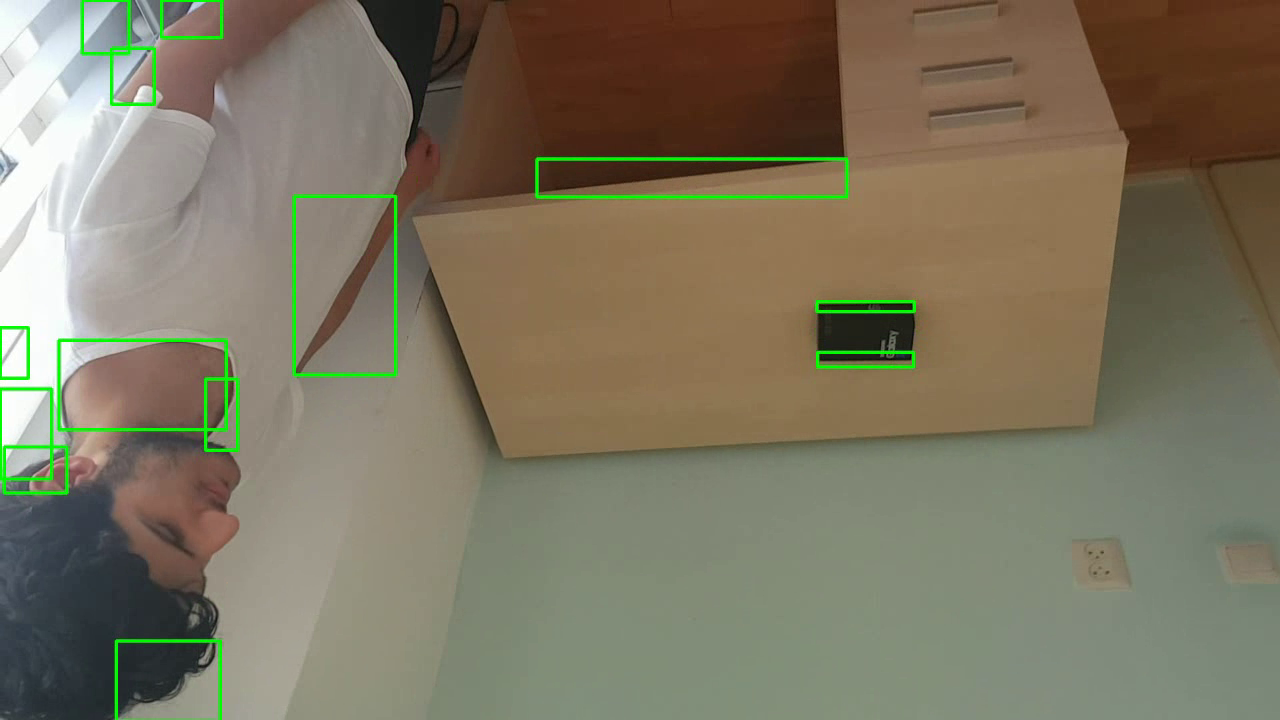
#> input picture frame 11 of output.avi, 1280 x 720 px, given in place of Vid.mp4, which was not available
$ python 'motion_detection 2.py'
#> lines starting #> are read from the running program, lines starting #| are printed output that depends on the picture; after the words box and inside, x2 and y2 are one past the last pixel; in counts of white or black regions, pixels touching at a corner belong together; pictures that were not available may be replaced by others from this repository, and a replacement may not be noted
import cv2
import numpy as np
#import win32api

cap = cv2.VideoCapture('Vid.mp4')
#face_cascade = cv2.CascadeClassifier('haarcascade_profileface.xml')
frame_width = int( cap.get(cv2.CAP_PROP_FRAME_WIDTH))

frame_height =int( cap.get( cv2.CAP_PROP_FRAME_HEIGHT))

fourcc = cv2.VideoWriter_fourcc('X','V','I','D')

out = cv2.VideoWriter("output.avi", fourcc, 5.0, (1280,720))

ret, frame1 = cap.read()
#> frame1 is the input picture: shape (720, 1280, 3); mean B, G, R 97.2, 118, 124.4
ret, frame2 = cap.read()
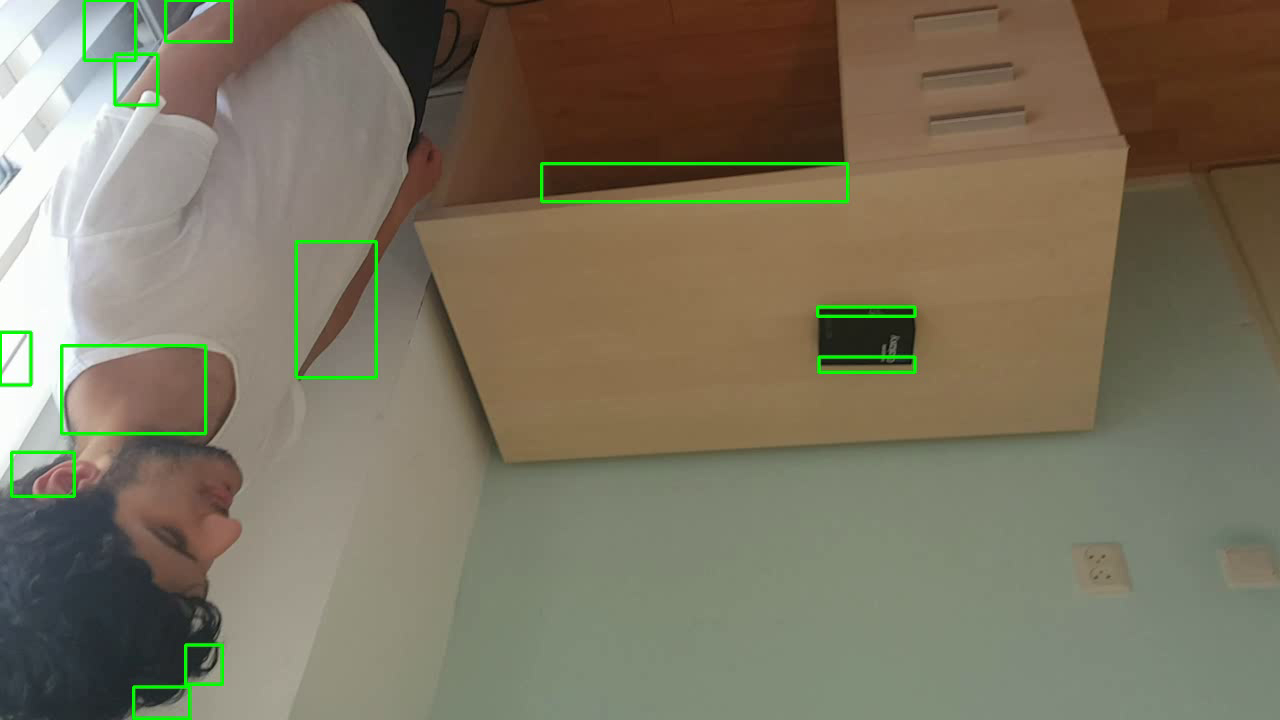
#> input picture frame 12 of output.avi, 1280 x 720 px, given in place of Vid.mp4, which was not available
#> frame2 is the input picture: shape (720, 1280, 3); mean B, G, R 95.8, 116.1, 123.3
print(frame1.shape)
#| (720, 1280, 3)
while cap.isOpened():
    try:
        diff = cv2.absdiff(frame1, frame2)
        #gray scale
        gray = cv2.cvtColor(diff, cv2.COLOR_BGR2GRAY)
        blur = cv2.GaussianBlur(gray, (5,5), 0)
        _, thresh = cv2.threshold(blur, 50, 255, cv2.THRESH_BINARY)
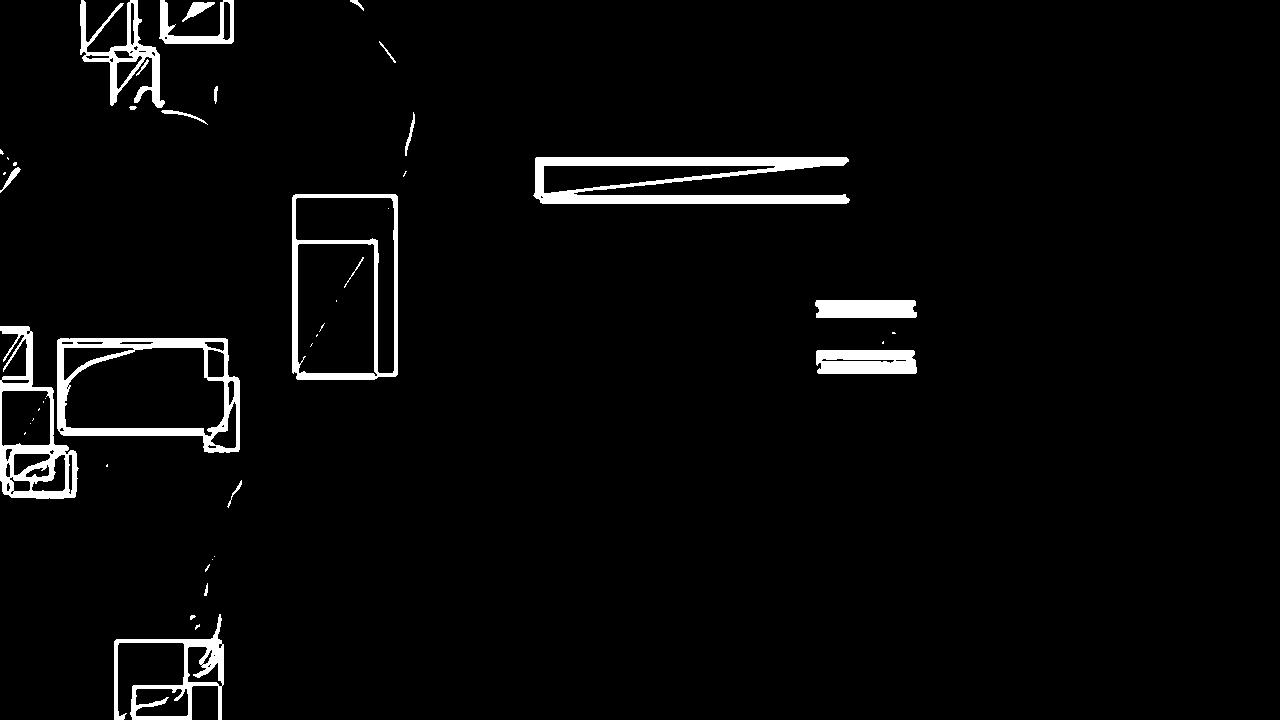
#> thresh: shape (720, 1280); 3.4% white; 45 white regions (23 under 20 px), largest, box (x1, y1, x2, y2) and area: (533, 157, 850, 204) 6883, (57, 338, 240, 453) 5085, (0, 326, 79, 499) 3957
        dilated = cv2.dilate(thresh, None, iterations=2)
#> dilated: shape (720, 1280); 5.8% white; 30 white regions
        contours, _ = cv2.findContours(dilated, cv2.RETR_TREE, cv2.CHAIN_APPROX_SIMPLE)
#> contours = 55 contours, 1 with area under 20; largest, box (x1, y1, x2, y2) and area: (0, 324, 242, 501) 28366, (290, 192, 400, 382) 20506, (531, 155, 852, 206) 12118, (66, 349, 223, 427) 10018, (299, 245, 373, 372) 9100

        '''faces = face_cascade.detectMultiScale(gray, 1.1, 4)

        for (x, y, w, h) in faces:
            cv2.rectangle(cap, (x, y), (x+w, y+h), (255, 255, 0), 3)'''

        for contour in contours:

            (x, y, w, h) = cv2.boundingRect(contour)

            if cv2.contourArea(contour) < 900:
                continue
            #cv2.rectangle(frame1, (x, y), (x+w, y+h), (0, 255, 0), 3)
            cv2.rectangle(frame1,(40,200),(x+w,y+h),(255,0,255),3),
            cv2.putText(frame1, "".format(), (x, y), cv2.FONT_HERSHEY_SIMPLEX,
            1, (0, 0, 255), 3)
            cv2.putText(frame1, "".format(), (10, 20), cv2.FONT_HERSHEY_SIMPLEX,
                       1, (0, 0, 255), 3)
#> this loop made 55 passes
#> (x, y, w, h) on passes 1 to 8: (193, 622, 9, 10), (188, 613, 10, 9), (112, 612, 114, 108), (137, 694, 50, 21), (137, 690, 34, 13), (189, 677, 7, 4), (201, 669, 16, 12), (189, 648, 16, 25)
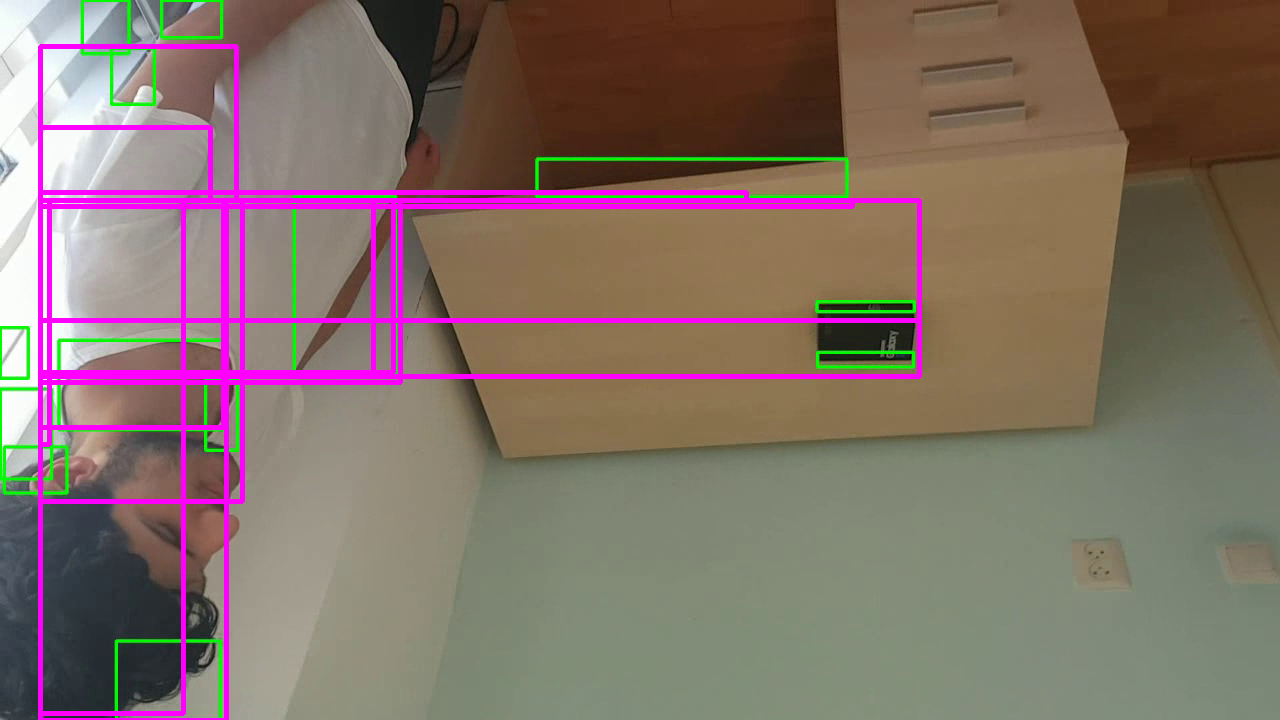
#> frame1: shape (720, 1280, 3); 4.8% of pixels changed, all inside (x1, y1, x2, y2) = (38, 44, 922, 720)
        #cv2.drawContours(frame1, contours, -1, (0, 255, 0), 2)
        image = cv2.resize(frame1, (1280,720))
        out.write(image)
        cv2.namedWindow("vid", cv2.WINDOW_AUTOSIZE)
        cv2.imshow("vid", cv2.flip(frame1, 0))
        frame1 = frame2
        ret, frame2 = cap.read()
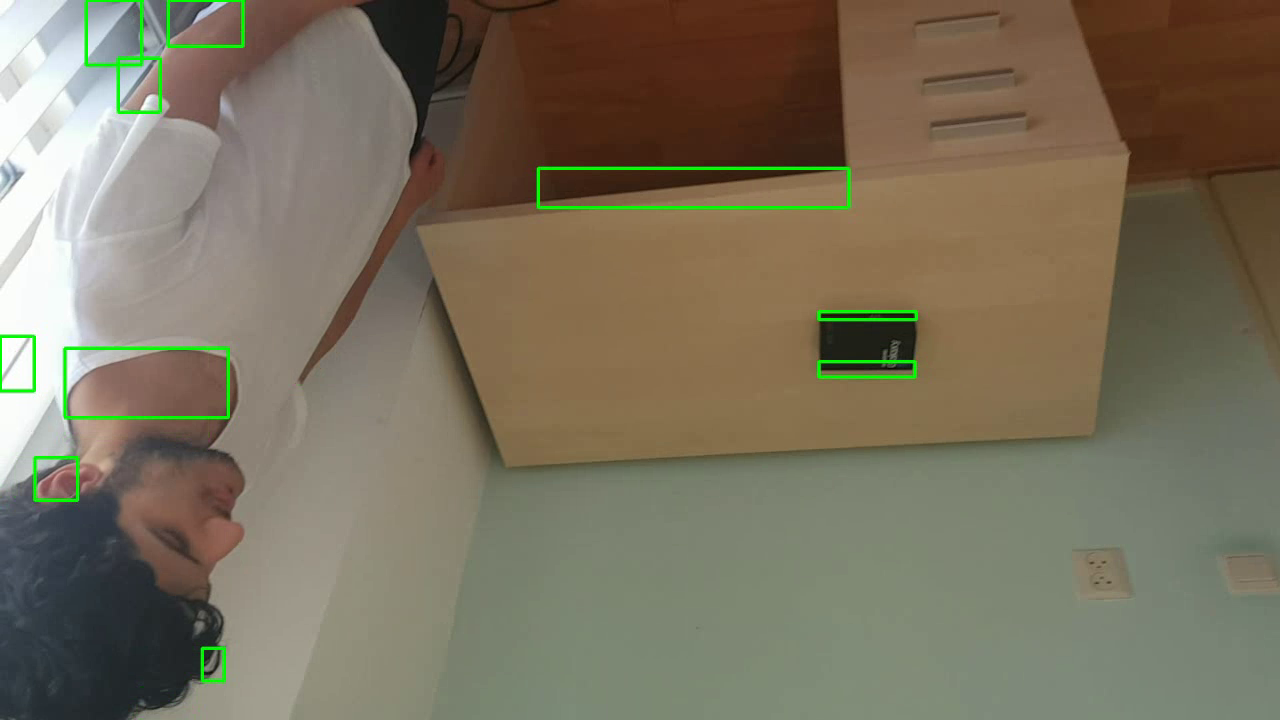
#> input picture frame 13 of output.avi, 1280 x 720 px, given in place of Vid.mp4, which was not available
#> frame2 is the input picture: shape (720, 1280, 3); mean B, G, R 93.8, 113.4, 121.4

        if cv2.waitKey(40) == 27:
#> (key Esc is pressed here)
            break
    except:
        cv2.destroyAllWindows()
        cap.release()
        out.release()
        #win32api.MessageBox(0,'Video Finished','Done!')

cv2.destroyAllWindows()
cap.release()
out.release()

$ run again, starting later in the video
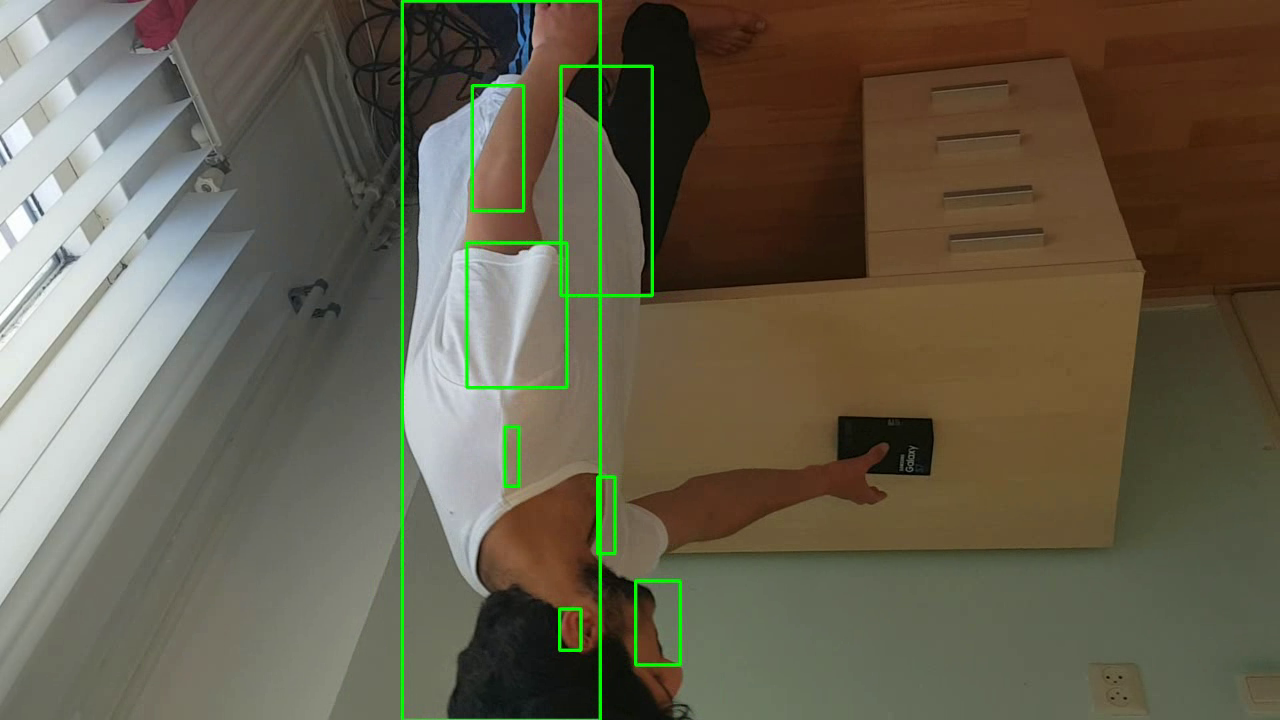
#> input picture frame 53 of output.avi, 1280 x 720 px, given in place of Vid.mp4, which was not available
#> frame1 is the input picture: shape (720, 1280, 3); mean B, G, R 77, 95.4, 101.5
#| (720, 1280, 3)
#> `_, thresh = cv2.threshold(blur, 50, 255, cv2.THRESH_BINARY)`:
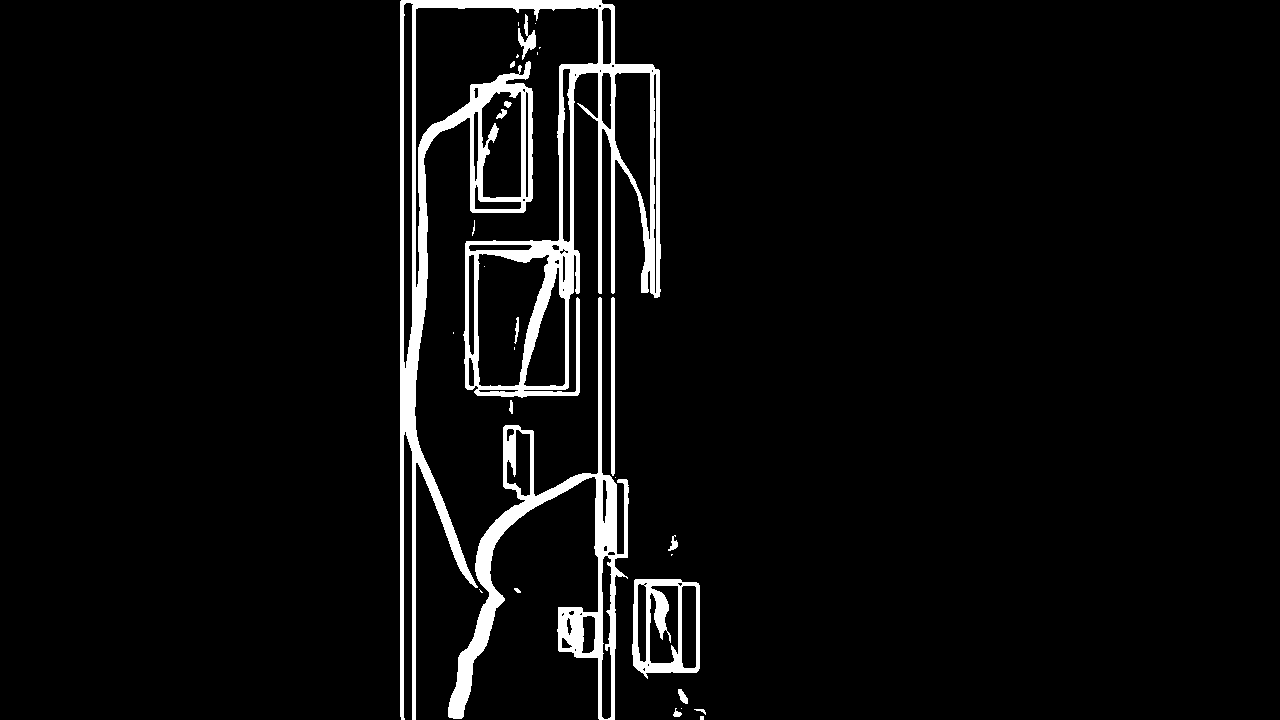
#> thresh: shape (720, 1280); 4.9% white; 29 white regions (13 under 20 px), largest, box (x1, y1, x2, y2) and area: (400, 0, 661, 720) 29702, (448, 297, 629, 720) 10961, (632, 579, 700, 679) 2919
#> dilated: shape (720, 1280); 8.2% white; 9 white regions
#> contours = 42 contours, 5 with area under 20; largest, box (x1, y1, x2, y2) and area: (398, 0, 663, 720) 134718, (416, 9, 598, 572) 48820, (630, 577, 702, 681) 6730, (479, 256, 546, 385) 6076, (616, 74, 649, 210) 3134
#> the loop `for contour in contours: ` made 42 passes
#> (x, y, w, h) on passes 1 to 8: (692, 707, 16, 13), (671, 687, 19, 32), (512, 586, 11, 9), (630, 577, 72, 104), (651, 624, 21, 38), (652, 602, 3, 6), (683, 587, 12, 80), (658, 587, 19, 59)
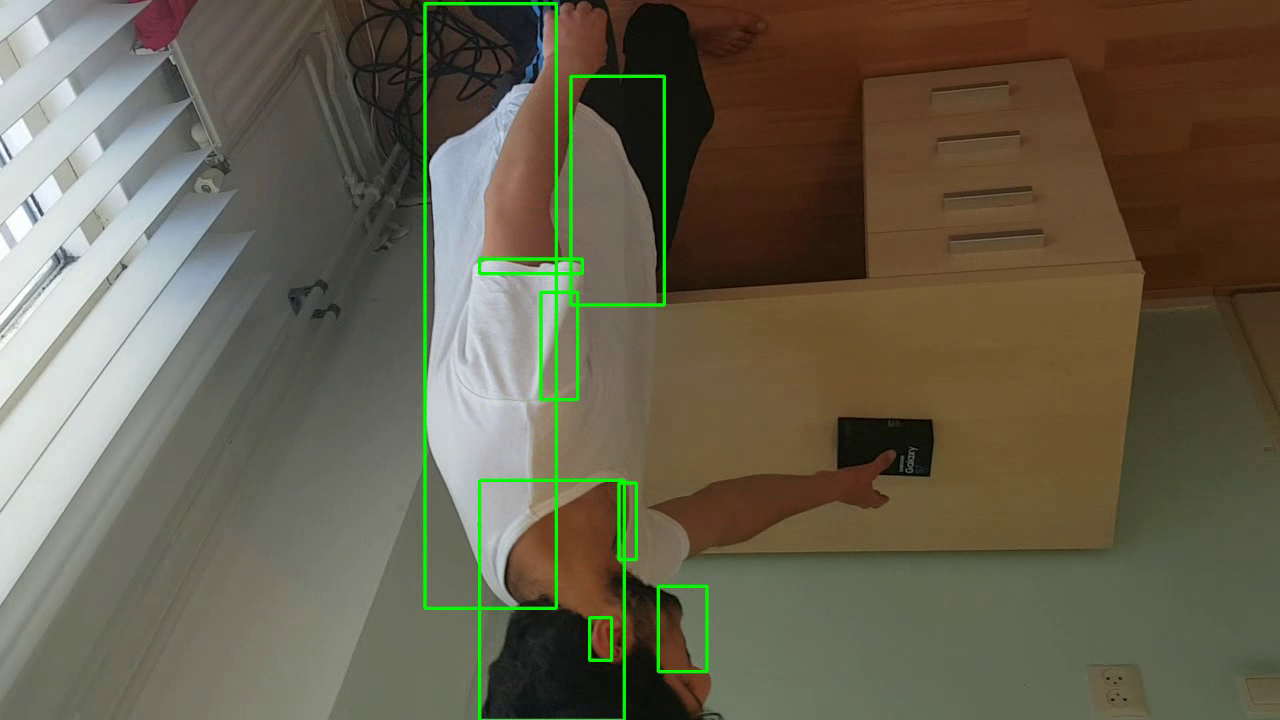
#> input picture frame 55 of output.avi, 1280 x 720 px, given in place of Vid.mp4, which was not available
#> frame2 is the input picture: shape (720, 1280, 3); mean B, G, R 77.9, 96.5, 102.7
